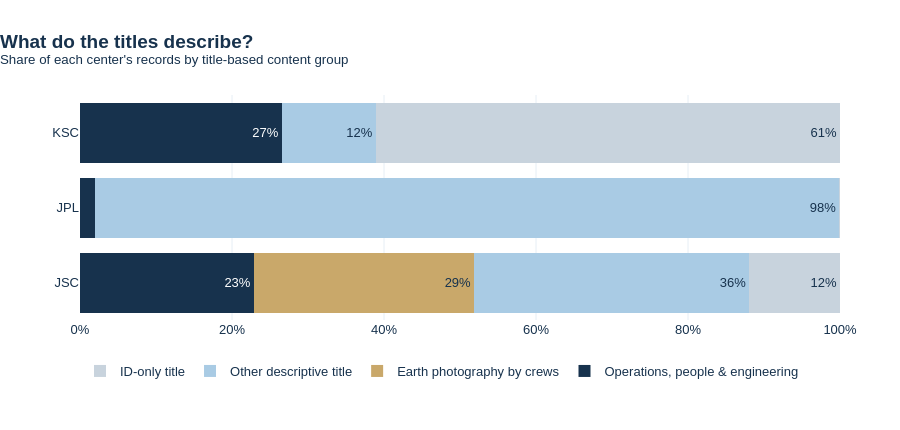

The cell this chart's notebook holds for it:
### Code cell
colors = {operations: NAVY, earth_group: GOLD, other_group: LIGHT_BLUE, id_only_group: GREY}
fig_content = go.Figure()
for group in rules.CONTENT_GROUPS:
    fig_content.add_bar(
        y=focus, x=content_share.loc[focus, group], orientation="h", name=group, marker_color=colors[group],
        text=[f"{v:.0f}%" if v >= 5 else "" for v in content_share.loc[focus, group]], textposition="inside",
        insidetextfont=dict(color="white" if group == operations else NAVY),
    )
fig_content.update_layout(
    title="<b>What do the titles describe?</b><br><sup>Share of each center's records by title-based content group</sup>",
    barmode="stack", height=430, legend=dict(orientation="h", y=-0.16, x=0), margin=dict(b=110),
)
fig_content.update_xaxes(range=[0, 100], ticksuffix="%")
fig_content.update_yaxes(autorange="reversed", showgrid=False)
show_and_save(fig_content, "insight2_content_patterns.png")

### Figure 1 — Plotly figure (JSON) as saved in the notebook; plotly's stock layout.template omitted (floating-point values rounded to 4 significant figures)
{"data": [{"insidetextfont": {"color": "white"}, "marker": {"color": "#17324D"}, "name": "Operations, people & engineering", "orientation": "h", "text": ["27%", "", "23%"], "textposition": "inside", "type": "bar", "x": [26.55, 1.937, 22.87], "y": ["KSC", "JPL", "JSC"]}, {"insidetextfont": {"color": "#17324D"}, "marker": {"color": "#C9A86A"}, "name": "Earth photography by crews", "orientation": "h", "text": ["", "", "29%"], "textposition": "inside", "type": "bar", "x": [0.0, 0.004794, 28.98], "y": ["KSC", "JPL", "JSC"]}, {"insidetextfont": {"color": "#17324D"}, "marker": {"color": "#A9CBE4"}, "name": "Other descriptive title", "orientation": "h", "text": ["12%", "98%", "36%"], "textposition": "inside", "type": "bar", "x": [12.37, 97.95, 36.21], "y": ["KSC", "JPL", "JSC"]}, {"insidetextfont": {"color": "#17324D"}, "marker": {"color": "#C8D3DD"}, "name": "ID-only title", "orientation": "h", "text": ["61%", "", "12%"], "textposition": "inside", "type": "bar", "x": [61.09, 0.1055, 11.94], "y": ["KSC", "JPL", "JSC"]}], "layout": {"barmode": "stack", "height": 430, "legend": {"orientation": "h", "x": 0, "y": -0.16}, "margin": {"b": 110}, "title": {"text": "<b>What do the titles describe?</b><br><sup>Share of each center's records by title-based content group</sup>"}, "xaxis": {"range": [0, 100], "ticksuffix": "%"}, "yaxis": {"autorange": "reversed", "showgrid": false}}}
